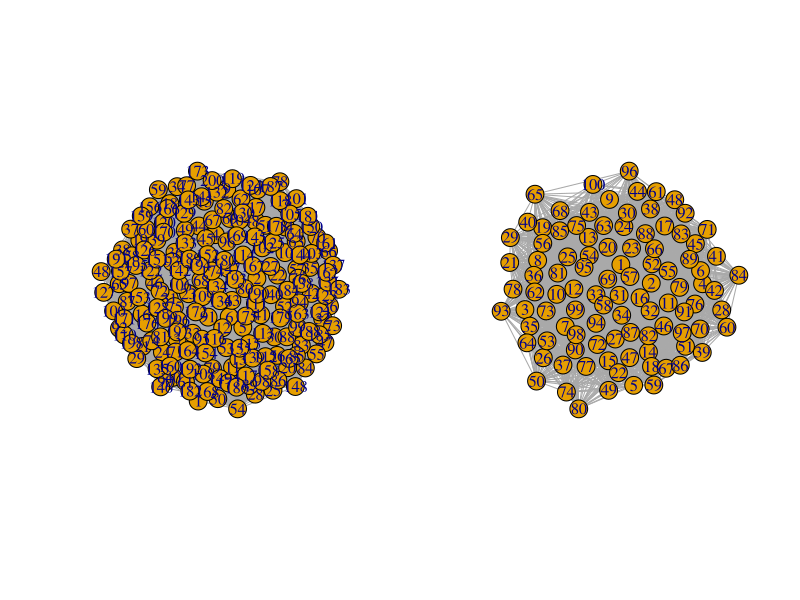

Write the R code that produced this figure. (Note: this script raises an error after producing the figure.)
library(igraph)
################################################
par(mfrow = c(1,2))
# sample = read_graph("E:\\Graph\\src data\\vnet\\vnet.graphml", "graphml")
sample = erdos.renyi.game(200, p=0.5, type = "gnp")
plot(sample)
d = degree(sample)
n = length(d)
selected_vertices = sample(n, n/2)
induced = induced_subgraph(sample, selected_vertices, impl = "create_from_scratch")
plot(induced)
################################################
g = read_graph("E:\\Graph\\src data\\vnet\\vnet.graphml", "graphml")
line_graph = make_line_graph(g)
#plot(line_graph)
################################################
d_g = degree(g)
n_g = length(d_g)
num_of_vertices = sample(n_g, 1)
selected_vertices = sample(n_g, num_of_vertices)
sampled_induced = induced_subgraph(line_graph, selected_vertices, impl="create_from_scratch")
sampled_line_graph = make_line_graph(sampled_induced)
